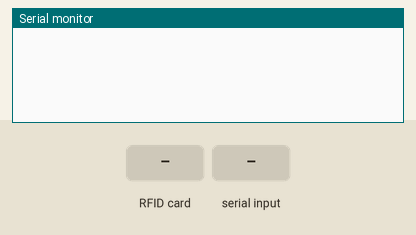
Bench run of a sketch on a simulated Arduino Uno, built with avr-gcc and run on an emulated ATmega328P. Parts: the last lines printed to the serial monitor. Inputs (shaded band) come from the test bench.

Above: at 1.2 s.
1.3 s: RFID card 65 FA 8E 22 held to the reader
At 2.5 s:
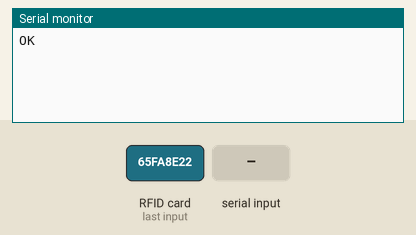
2.8 s: "1" received over Serial
At 4.4 s:
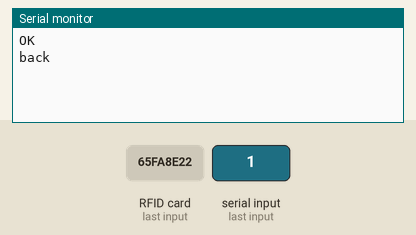
5.3 s: RFID card 5E 7A 19 C4 held to the reader
At 5.8 s:
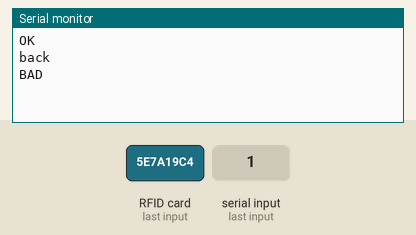

The sketch:

COSConRFIDpart.ino
```cpp
#include <SPI.h>
#include <MFRC522.h>

#define SS_PIN 10
#define RST_PIN 9

/////////////////////////////////////////////////////////////////
// DATA
/////////////////////////////////////////////////////////////////
byte admin[] = {0x65, 0xFA, 0x8E, 0x22};
byte isolde[] = {0x2A, 0xA9, 0x46, 0xBF};
byte tom[] = {0x7A, 0x30, 0x52, 0xBD};
byte flo[] = {0xD9, 0xCA, 0xA0, 0xB2};
byte margit[] = {0x7A, 0x25, 0xA2, 0x98};
byte oma[] = {0x66, 0xFA, 0x8E, 0x22};
byte magda[] = {0x4A, 0x27, 0x55, 0xBD};
byte gast[] = {0xDA, 0x08, 0x5F, 0xBD};
byte tester[] = {0x09, 0xB6, 0xA6, 0xE2};
/////////////////////////////////////////////////////////////////
/////////////////////////////////////////////////////////////////
char listener = 'x';

// Instanziieren
MFRC522 reader(SS_PIN, RST_PIN);

void setup() {

  Serial.begin(9600); // Serial Begin

  SPI.begin(); // Init SPI bus
  reader.PCD_Init(); // Init MFRC522 card
}

void loop() {
  // Look for new cards
  if (reader.PICC_IsNewCardPresent() && reader.PICC_ReadCardSerial()) {

    bool unknown = false;
    for(int j=0;j<4;j++){
      // Vergleiche die Karte mit allen in der Datenbank
      if(reader.uid.uidByte[j]!= admin[j]
      && reader.uid.uidByte[j]!= isolde[j]
      && reader.uid.uidByte[j]!= tom[j]
      && reader.uid.uidByte[j]!= flo[j]
      && reader.uid.uidByte[j]!= margit[j]
      && reader.uid.uidByte[j]!= oma[j]
      && reader.uid.uidByte[j]!= magda[j]
      && reader.uid.uidByte[j]!= gast[j]
      && reader.uid.uidByte[j]!= tester[j]
      ){
        // Es war gerade ein Byte dabei, dass in keines der bekannten Daten gepasst hat!
        unknown = true;
      }
    }

    // Testen, was das lesen ergeben hat
    if(unknown){
      // UUID der Karte wurde nicht erkannt
      Serial.println("BAD");
    } else {
      // UUID der Karte konnte gematcht werden
      Serial.println("OK");
    }
    delay(1500);
  }

  if(Serial.available() > 0){
    String message = Serial.readString(); // Read the incoming data as a string
    Serial.println("back");
  }
}
```

Measured:
- after the input at 1.3 s, the serial monitor: prints a new line at once (image 1)
- after the input at 2.8 s, the serial monitor: prints a new line after 1.0 s (image 2)
- after the input at 5.3 s, the serial monitor: prints a new line at once (image 3)
